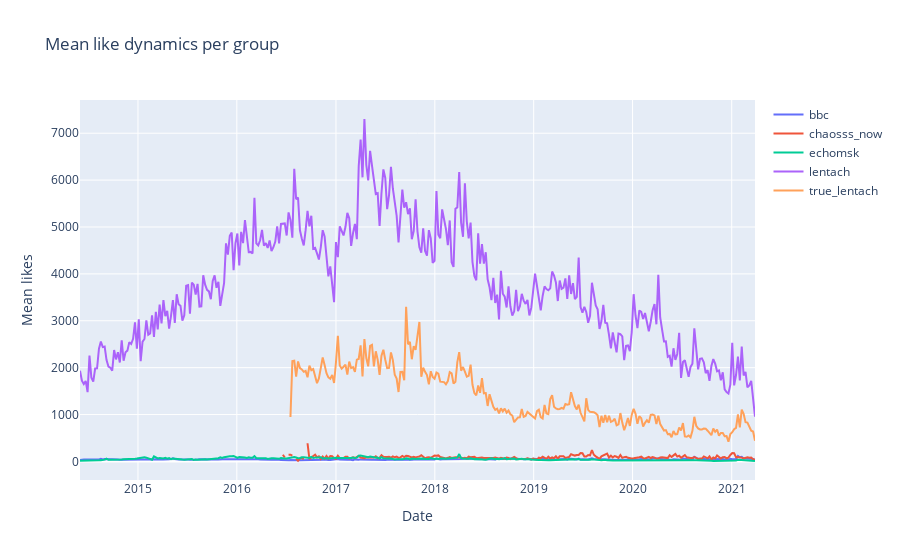

Here is the notebook cell this chart was saved with:
### Code cell
likes_dynamics_per_group = data.pivot_table(
    index=pd.Grouper(key='date', freq='w'), columns='group',
    values='likes', aggfunc='mean'
)['2014-06-01': ]
trace = [
    go.Scatter(
        x=likes_dynamics_per_group.index, 
        y=likes_dynamics_per_group[col], name=col) for col in likes_dynamics_per_group.columns
]

fig = go.Figure(
    trace, 
    layout={
        'title': 'Mean like dynamics per group', 'xaxis_title': 'Date',
        'yaxis_title': 'Mean likes'
    }
)
fig

### Figure 1 — Plotly figure (JSON) as saved in the notebook; plotly's stock layout.template omitted (floating-point values rounded to 4 significant figures; data arrays with more than 128 entries replaced by an {"elided": "..."} marker saying what was removed)
{"data": [{"name": "bbc", "type": "scatter", "x": {"elided": "357 str values"}, "y": {"elided": "357 float values"}}, {"name": "chaosss_now", "type": "scatter", "x": {"elided": "357 str values"}, "y": {"elided": "357 float values"}}, {"name": "echomsk", "type": "scatter", "x": {"elided": "357 str values"}, "y": {"elided": "357 float values"}}, {"name": "lentach", "type": "scatter", "x": {"elided": "357 str values"}, "y": {"elided": "357 float values"}}, {"name": "true_lentach", "type": "scatter", "x": {"elided": "357 str values"}, "y": {"elided": "357 float values"}}], "layout": {"title": {"text": "Mean like dynamics per group"}, "xaxis": {"title": {"text": "Date"}}, "yaxis": {"title": {"text": "Mean likes"}}}}
